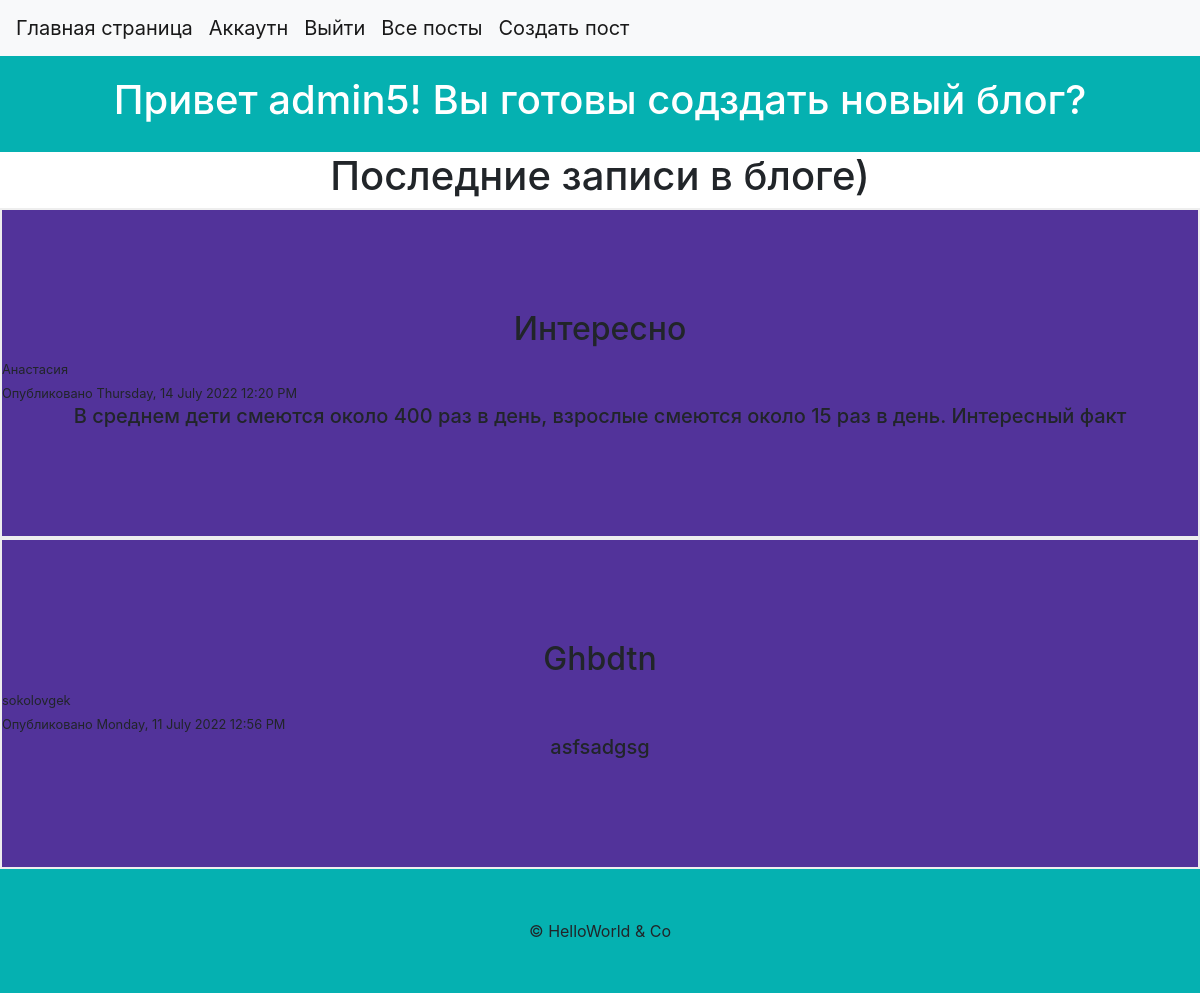
/home (signed in), run on the app's committed database.
### flask_blog/models.py (models this page shows, shortened)
class User(db.Model, UserMixin):
    id = db.Column(db.Integer, primary_key=True)
    username = db.Column(db.String(20), unique=True, nullable=False)
    email = db.Column(db.String(120), unique=True, nullable=False)
    image_file = db.Column(db.String(20), nullable=False, default='default.png')
    password = db.Column(db.String(60), nullable=False)
    posts = db.relationship('Post', backref='author', lazy=True)

class Post(db.Model, UserMixin):
    id = db.Column(db.Integer, primary_key=True)
    title = db.Column(db.String(100), nullable=False)
    date_posted = db.Column(db.DateTime, nullable=False, default=datetime.datetime.utcnow())
    content = db.Column(db.Text, nullable=False)
    user_id = db.Column(db.Integer, db.ForeignKey('user.id'), nullable=True)
    def __repr__(self):
        return f"Запись ('{self.title}', '{self.date_posted}')"

### flask_blog/main/routes.py (the view)
@main.route('/')
@main.route('/home')
def home():
    posts = Post.query.order_by(Post.date_posted.desc()).all()[:2]
    print(posts)
    return render_template('index.html', posts=posts)

### flask_blog/models.py (called while the page is built)
@login_manager.user_loader
def load_user(user_id):
    return User.query.get(int(user_id))

### flask_blog/templates/index.html (shortened to what this page needs)
{% extends 'base.html' %}
{% block content %}
    <header>
        <div class="container">
            <div class="row">
                <div class="col-12">
                    <h1 class="text-center text-white">
                        {% if current_user.is_authenticated %}
                            Привет {{ current_user.username }}! Вы готовы содздать новый блог?
                        {% else %}
                            Welcome to SokolovBlog!
                        {% endif %}
                    </h1>
                </div>
            </div>
        </div>
    </header>
        <div class="container">
            <div class="row">
                <div class="col-12">
                    <h1 class="text-center">
                        Последние записи в блоге)
                    </h1>
                </div>
            </div>
        </div>
{% for post in posts %}
    <section class="post">
        <h2 class="text-center">{{ post.title }}</h2>
        <small>{{ post.author.username }}</small>
        <br>
         <small>Опубликовано {{ post.date_posted.strftime('%A, %d %B %Y %I:%M %p') }}</small>
        <h5 class="text-center">{{ post.content }}</h5>
    </section>
{% endfor %}
{% endblock %}

### flask_blog/static/css/style.css (style rules this page uses)
:root { --color:#05b1b1; --color2:#52339a; }
section { padding: 100px 0; }
header { padding: 20px 0; }
header, footer { background: var(--color); }
section { background: var(--color2); }
.post { border: 2px #eee solid; }

### data on the page
User: username "admin5"
Post: title "Интересно", author.username "Анастасия", date_posted "Thursday, 14 July 2022 12:20 PM", content "В среднем дети смеются около 400 раз в день, взрослые смеются около 15 раз в день. Интересный факт"
Post: title "Ghbdtn", author.username "sokolovgek", date_posted "Monday, 11 July 2022 12:56 PM", content "asfsadgsg"
